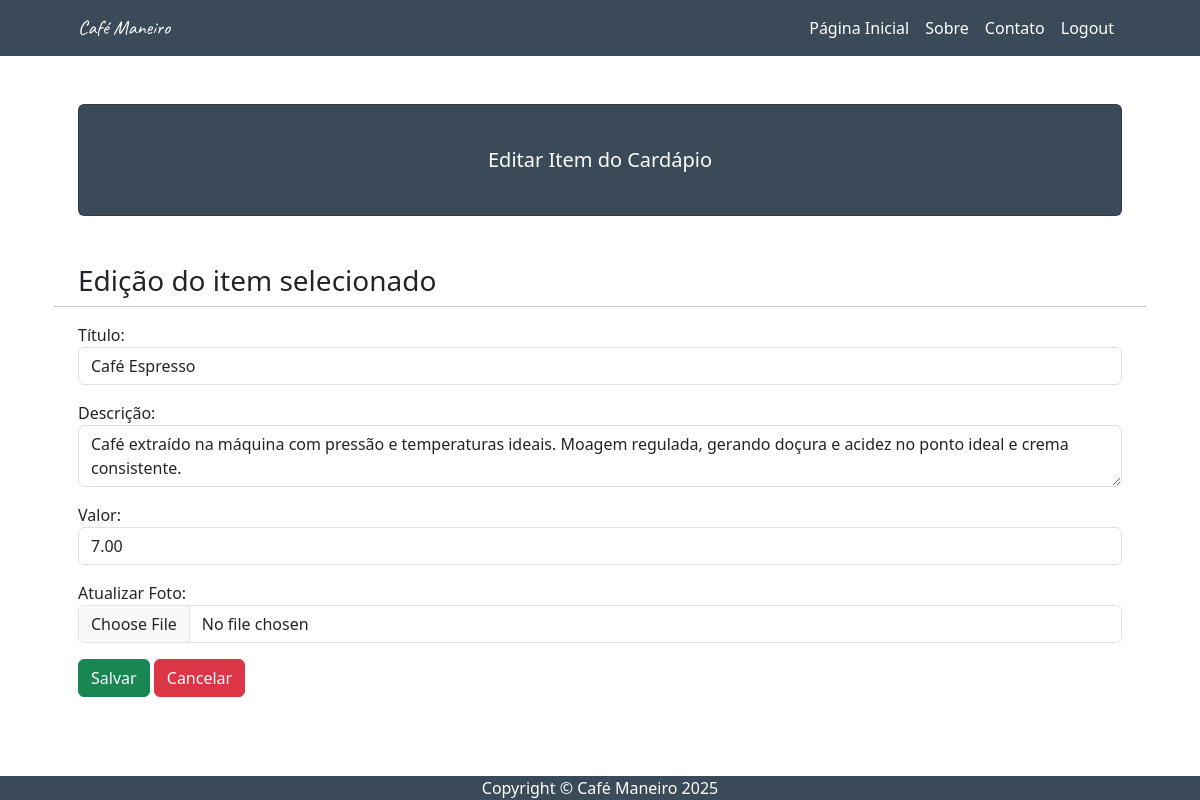
Page /editar_verificacao/2/ (signed in) on the committed database.
### usuarios/models.py (models this page shows, shortened)
class ItemCardapio(models.Model):
    titulo = models.CharField(max_length=100)
    descricao = models.TextField()
    valor = models.DecimalField(max_digits=6, decimal_places=2)
    foto = models.ImageField(upload_to='cardapio/')

### usuarios/views.py (the view)
# urls.py: path("editar_verificacao/<int:pk>/", views.editar_verificacao, name="editar_verificacao"),
def editar_verificacao(request, pk):
    if request.user.is_authenticated:
        item = ItemCardapio.objects.get(pk=pk)
        return render(request, 'usuarios/editar.html', {'item': item})
    else:
        return HttpResponse('Faça o login para acessar!')

### usuarios/templates/usuarios/editar.html (shortened to what this page needs)
{% extends 'usuarios/base.html' %}
{% load static %}
{% block titulo %}Editar Item do Cardápio{% endblock %}
{% block conteudo %}
<h3>Edição do item selecionado</h3>
<hr>
<form action="{% url 'editar' item.pk %}" method="POST" enctype="multipart/form-data">
    <div class="form-group mb-3">
        <label for="titulo">Título:</label>
        <input type="text" id="titulo" name="titulo" class="form-control" value="{{ item.titulo }}">
    </div>
    <div class="form-group mb-3">
        <label for="descricao">Descrição:</label>
        <textarea id="descricao" name="descricao" class="form-control">{{ item.descricao }}</textarea>
    </div>
    <div class="form-group mb-3">
        <label for="valor">Valor:</label>
        <input type="number" id="valor" name="valor" class="form-control" step="0.01" value="{{ item.valor }}">
    </div>
    <div class="form-group mb-3">
        <label for="foto">Atualizar Foto:</label>
        <input type="file" id="foto" name="foto" class="form-control">
    </div>
    <button type="submit" class="btn btn-success">Salvar</button>
    <a href="{% url 'alterar' %}" class="btn btn-danger">Cancelar</a>
</form>
{% endblock %}

### rows in the picture
ItemCardapio: titulo "Café Espresso", descricao "Café extraído na máquina com pressão e temperaturas ideais. Moagem regulada, gerando doçura e acidez no ponto ideal e crema consistente.", valor "7.00"
